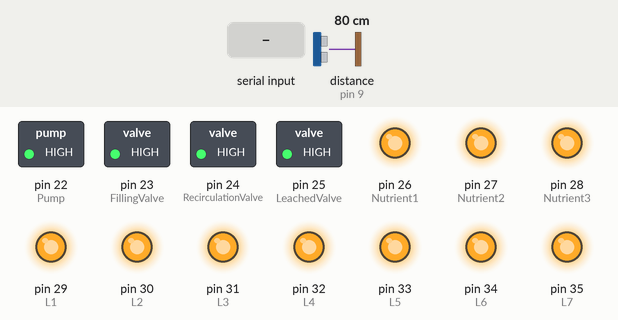
This sketch was run on a simulated Arduino Mega 2560, built with avr-gcc and run on an emulated ATmega2560. Shown: switched loads named in the sketch (green lamp = pin HIGH), output pins drawn as LEDs (lit = HIGH). Wiring (inferred from the names in the program): ultrasonic range finder: trigger pin 8; echo pin 9. The inputs (shaded band) are chosen by the test bench; at power-on: distance to the obstacle (sensor on pin 9) 80 cm. The echo pulse lasts 58.3 µs per cm; no radio packets arrive unless stated; pins used as bus, display or sensor lines are not drawn; what the sketch prints to the serial monitor is not drawn.

Above: at 1.2 s.
1.3 s: "1\n" received over Serial
At 2.3 s:
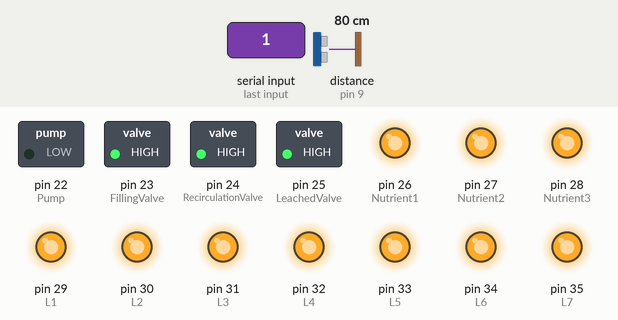
2.8 s: "0\n" received over Serial
At 3.2 s:
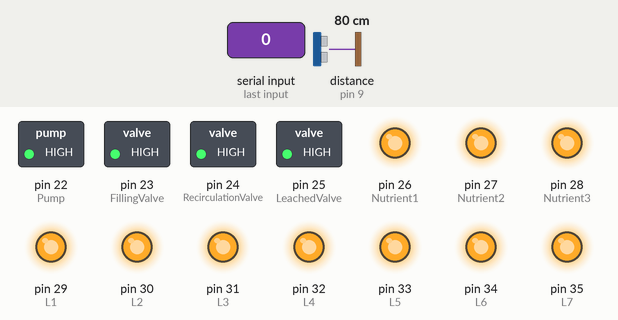
Timing chart, 0 to 5.8 s (numbered marks = the images above; inputs shaded):
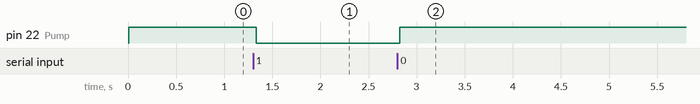

Measured:
- after the input at 1.3 s, pin 22 (Pump): HIGH → LOW at once
- after the input at 2.8 s, pin 22 (Pump): LOW → HIGH at once

The sketch:

280223_Sirah_arduino.ino
```cpp
#include <DHT.h>
#include <DHT_U.h>

// Pre-setup
  //Includes
    #include <SPI.h>
    #include <nRF24L01.h>
    #include <RF24.h>
    #include <RF24_config.h>
  // Sensor definition
    #define DHTTYPE DHT11

    #define DHT_pin 2


    DHT dht(DHT_pin, DHTTYPE);
    int trigPin = 8;
    int echoPin = 9;
    long duration;
    int cm = 0;

    float temperatura;
    float humidity;
  //Actuators definition
    //Auxiliar elements
      //Pump
        const int Pump=22; //Pump pin definition
        const int MPPump= 0; //Action (0 or 1) message position
      //Filling Valve
        const int FillingValve=23; //Pin definition
        const int MPFillingValve=2; //Action (0 or 1) message position
      //RecirculationValve
        const int RecirculationValve=24; //Pin definition
        const int MPRecirculationValve=4; //Action (0 or 1) message position
      //LeachedValve
        const int LeachedValve=25; //Pin definition
        const int MPLeachedValve=6; //Action (0 or 1) message position
    //Nutruents peristaltic pumps
      //Nutrient 1
        const int Nutrient1=26;
        const int MPNutrient1=8; //Action (0 or 1) message position
      //Nutrient 2
        const int Nutrient2=27;
        const int MPNutrient2=10; //Action (0 or 1) message position
      //Nutrient 3
        const int Nutrient3=28;
        const int MPNutrient3=12; //Action (0 or 1) message position
    //Lines
      //L1
        const int L1=29;
        const int MPL1=14; //Action (0 or 1) message position
      //L2
        const int L2=30;
        const int MPL2=16; //Action (0 or 1) message position
      //L3
        const int L3=31;
        const int MPL3=18; //Action (0 or 1) message position
      //L4
        const int L4=32;
        const int MPL4=20; //Action (0 or 1) message position
      //L5
        const int L5=33;
        const int MPL5=22; //Action (0 or 1) message position
      //L6
        const int L6=34;
        const int MPL6=24; //Action (0 or 1) message position
      //L7
        const int L7=35;
        const int MPL7=26; //Action (0 or 1) message position
      //L8
        const int L8=36;
        const int MPL8=28; //Action (0 or 1) message position
      //Other
        const int MPMessage=30;

  //Strings definition
    String message;
    String msg;
    String bus;

    String inputString = "";      // a String to hold incoming data
    bool stringComplete = false;  // whether the string is complete

  //radio setup
    const int CE = 49;
    const int CSN = 53;

    RF24 radio (CE, CSN);

    const byte address[6] = "00001";
    float data[5];
// Setup
  void setup() {
    // Serial communication setup:
      // initialize serial:
      Serial.begin(9600);
      Serial.setTimeout(50);
      // reserve 200 bytes for the inputString:
      inputString.reserve(200);
      pinMode(DHT_pin, INPUT);
      dht.begin();
    // Radio communication setup
      radio.begin();
      radio.openReadingPipe(1,address);
      radio.startListening();
    // Digital outputs configuration
      //Pump setup
      pinMode(Pump, OUTPUT);
      digitalWrite(Pump, HIGH);
      //FillingValve setup
      digitalWrite(FillingValve, HIGH); //action to avoid initial turnon-off due to low level trigger rele use High->rele off
      pinMode(FillingValve, OUTPUT);
      //RecirculationValve setup
      digitalWrite(RecirculationValve, HIGH); //action to avoid initial turnon-off due to low level trigger rele use High->rele off
      pinMode(RecirculationValve, OUTPUT);
      //LeachedValve setup
      digitalWrite(LeachedValve, HIGH); //action to avoid initial turnon-off due to low level trigger rele use High->rele off
      pinMode(LeachedValve, OUTPUT);
      //Nutrient1 setup
      digitalWrite(Nutrient1, HIGH); //action to avoid initial turnon-off due to low level trigger rele use High->rele off
      pinMode(Nutrient1, OUTPUT);
      //Nutrient2 setup
      digitalWrite(Nutrient2, HIGH); //action to avoid initial turnon-off due to low level trigger rele use High->rele off
      pinMode(Nutrient2, OUTPUT);
      //Nutrient3 setup
      digitalWrite(Nutrient3, HIGH); //action to avoid initial turnon-off due to low level trigger rele use High->rele off
      pinMode(Nutrient3, OUTPUT);
      //L1 setup
      digitalWrite(L1, HIGH); //action to avoid initial turnon-off due to low level trigger rele use High->rele off
      pinMode(L1, OUTPUT);
      //L2 setup
      digitalWrite(L2, HIGH); //action to avoid initial turnon-off due to low level trigger rele use High->rele off
      pinMode(L2, OUTPUT);
      //L3 setup
      digitalWrite(L3, HIGH); //action to avoid initial turnon-off due to low level trigger rele use High->rele off
      pinMode(L3, OUTPUT);
      //L4 setup
      digitalWrite(L4, HIGH); //action to avoid initial turnon-off due to low level trigger rele use High->rele off
      pinMode(L4, OUTPUT);
      //L5 setup
      digitalWrite(L5, HIGH); //action to avoid initial turnon-off due to low level trigger rele use High->rele off
      pinMode(L5, OUTPUT);
      //L6 setup
      digitalWrite(L6, HIGH); //action to avoid initial turnon-off due to low level trigger rele use High->rele off
      pinMode(L6, OUTPUT);
      //L7 setup
      digitalWrite(L7, HIGH); //action to avoid initial turnon-off due to low level trigger rele use High->rele off
      pinMode(L7, OUTPUT);
      //L8 setup
      digitalWrite(L8, HIGH); //action to avoid initial turnon-off due to low level trigger rele use High->rele off
      pinMode(L8, OUTPUT);

      pinMode(53, OUTPUT);

      //UltraSound SetUp
      pinMode(trigPin, OUTPUT);
      pinMode(echoPin, INPUT);
  }
//Loop
  void loop() {
    // put your main code here, to run repeatedly:
//           temperatura= dht.readTemperature();
//           data[0] = temperatura;
//           humidity=dht.readHumidity();
//           data[1]=humidity;
           int cm = ping(trigPin, echoPin);
           data[3] = cm;
            Serial.println(String(cm));
//           Serial.print(temperatura);
//           Serial.print("\n");
//           Serial.print(humidity);
//           Serial.print("\n");
//           Serial.print(cm);
//           Serial.print("\n");
           delay(50);

    if(Serial.available()>0){
      //msg=inputString;
       msg=Serial.readStringUntil('\n');
      String DFSt= msg.substring(MPMessage,MPMessage+1);
      if (DFSt=="D"){

        //Serial.println("1,2,3,4");
        //Serial.println(String(data[0])+","+String(data[1])+","+String(data[2])+","+String(data[3])+","+String(data[4]));
        Serial.println(String(cm));
      }
      //DataFunction();
      PumpFunction();
      FillingValveFunction();
      RecirculationValveFunction();
      LeachedValveFunction();
      Nutrient1Function();
      Nutrient2Function();
      Nutrient3Function();
      L1Function();
      L2Function();
      L3Function();
      L4Function();
      L5Function();
      L6Function();
      L7Function();
      L8Function();
    }
  }
//Serial Event
  /*
    SerialEvent occurs whenever a new data comes in the hardware serial RX. This
    routine is run between each time loop() runs, so using delay inside loop can
    delay response. Multiple bytes of data may be available.
  */
//  void serialEvent() {
//    while (Serial.available()) {
//      // get the new byte:
//      char inChar = (char)Serial.read();
//      // add it to the inputString:
//      inputString += inChar;
//      // if the incoming character is a newline, set a flag so the main loop can
//      // do something about it:
//      if (inChar == '\n') {
//        stringComplete = true;
//      }
//    }
//  }

// Functions definition
  void PumpFunction(){
        // Pump action
        String PumpSt= msg.substring(MPPump,MPPump+1);
        if (PumpSt=="0"){
          digitalWrite(Pump, HIGH);
          } else if (PumpSt=="1"){
          digitalWrite(Pump, LOW);
        }
  }

  void FillingValveFunction(){
        // FillingValve action
        String FillingValveSt= msg.substring(MPFillingValve,MPFillingValve+1);
        if (FillingValveSt=="1"){
          digitalWrite(FillingValve, LOW);
          } else if (FillingValveSt=="0"){
          digitalWrite(FillingValve, HIGH);
        }
  }

  void RecirculationValveFunction(){
        // RecirculationValve action
        String RecirculationValveSt= msg.substring(MPRecirculationValve,MPRecirculationValve+1);
        if (RecirculationValveSt=="1"){
          digitalWrite(RecirculationValve, LOW);
          } else if (RecirculationValveSt=="0"){
          digitalWrite(RecirculationValve, HIGH);
        }
  }

  void LeachedValveFunction(){ // MODIFICAR SERA RELE
        // LeachedValve action
        String LeachedValveSt= msg.substring(MPLeachedValve,MPLeachedValve+1);
        if (LeachedValveSt=="1"){
          digitalWrite(LeachedValve, LOW);
          } else if (LeachedValveSt=="0"){
          digitalWrite(LeachedValve, HIGH);
        }
  }

  void Nutrient1Function(){
        // Nutrient1 action
        String Nutrient1St= msg.substring(MPNutrient1,MPNutrient1+1);
        if (Nutrient1St=="1"){
          digitalWrite(Nutrient1, LOW);
          } else if (Nutrient1St=="0"){
          digitalWrite(Nutrient1, HIGH);
        }
  }

  void Nutrient2Function(){
        // Nutrient2 action
        String Nutrient2St= msg.substring(MPNutrient2,MPNutrient2+1);
        if (Nutrient2St=="1"){
          digitalWrite(Nutrient2, LOW);
          } else if (Nutrient2St=="0"){
          digitalWrite(Nutrient2, HIGH);
        }
  }

  void Nutrient3Function(){
        // Nutrient3 action
        String Nutrient3St= msg.substring(MPNutrient3,MPNutrient3+1);
        if (Nutrient3St=="1"){
          digitalWrite(Nutrient3, LOW);
          } else if (Nutrient3St=="0"){
          digitalWrite(Nutrient3, HIGH);
        }
  }

  void L1Function(){
        // L1 action
        String L1St= msg.substring(MPL1,MPL1+1);
        if (L1St=="1"){
          digitalWrite(L1, LOW);
          } else if (L1St=="0"){
          digitalWrite(L1, HIGH);
        }
  }

  void L2Function(){
        // L2 action
        String L2St= msg.substring(MPL2,MPL2+1);
        if (L2St=="1"){
          digitalWrite(L2, LOW);
          } else if (L2St=="0"){
          digitalWrite(L2, HIGH);
        }
  }

  void L3Function(){
        // L3 action
        String L3St= msg.substring(MPL3,MPL3+1);
        if (L3St=="1"){
          digitalWrite(L3, LOW);
          } else if (L3St=="0"){
          digitalWrite(L3, HIGH);
        }
  }

  void L4Function(){
        // L4 action
        String L4St= msg.substring(MPL4,MPL4+1);
        if (L4St=="1"){
          digitalWrite(L4, LOW);
          } else if (L4St=="0"){
          digitalWrite(L4, HIGH);
        }
  }

  void L5Function(){
        // L5 action
        String L5St= msg.substring(MPL5,MPL5+1);
        if (L5St=="1"){
          digitalWrite(L5, LOW);
          } else if (L5St=="0"){
          digitalWrite(L5, HIGH);
        }
  }

  void L6Function(){
        // L6 action
        String L6St= msg.substring(MPL6,MPL6+1);
        if (L6St=="1"){
          digitalWrite(L6, LOW);
          } else if (L6St=="0"){
          digitalWrite(L6, HIGH);
        }
  }

  void L7Function(){
        // L7 action
        String L7St= msg.substring(MPL7,MPL7+1);
        if (L7St=="1"){
          digitalWrite(L7, LOW);
          } else if (L7St=="0"){
          digitalWrite(L7, HIGH);
        }
  }

  void L8Function(){
        // L8 action
        String L8St= msg.substring(MPL8,MPL8+1);
        if (L8St=="1"){
          digitalWrite(L8, LOW);
          } else if (L8St=="0"){
          digitalWrite(L8, HIGH);
        }
  }
  int ping(int TriggerPin, int EchoPin) {
    long duration, distanceCm;

    digitalWrite(TriggerPin, LOW);  //para generar un pulso limpio ponemos a LOW 4us
    delayMicroseconds(4);
    digitalWrite(TriggerPin, HIGH);  //generamos Trigger (disparo) de 10us
    delayMicroseconds(10);
    digitalWrite(TriggerPin, LOW);

    duration = pulseIn(EchoPin, HIGH);  //medimos el tiempo entre pulsos, en microsegundos

    distanceCm = duration * 0.034 / 2;   //convertimos a distancia, en cm
    return distanceCm;
}


//*****Peaces*****//
//void DataFunction(){
      // L4 action
//      String DFSt= msg.substring(18,19);
//      if (DFSt=="D"){
//        Serial.println("1,2,3,4");
//      }
//}
```
